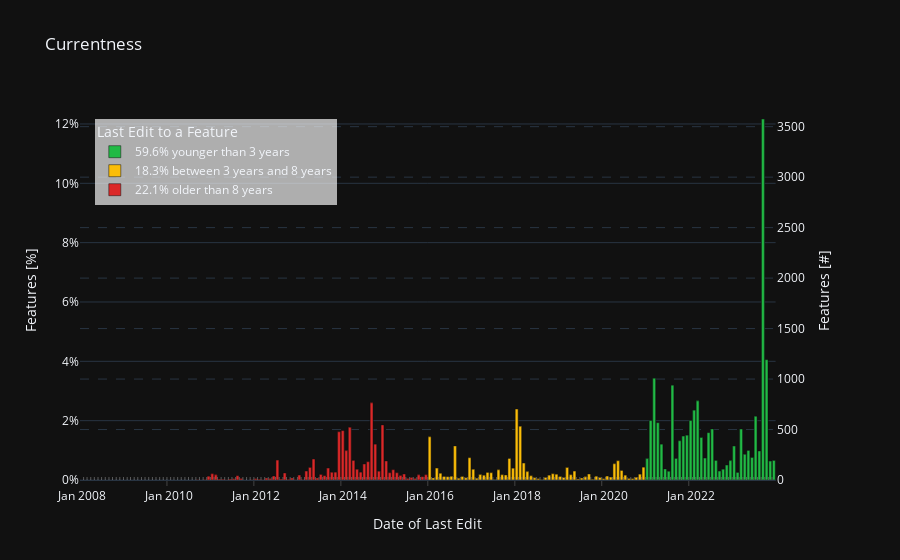

Notebook code for this chart:
### Markdown cell above
### Curretness Indicator

The Currentness indicator works well with following topics:

- Building Count (`building-count`)
- Major Roads Count (`major-roads-count`)
- Amenities (`amenities`)

### Code cell
import json

import requests
from IPython.display import SVG, display
import plotly.graph_objects as go
import plotly.io as pio


base_url = "https://oqt.ohsome.org/api"
endpoint = "/indicators"
indicator = "/currentness"
url = base_url + endpoint + indicator

with open("germany-heidelberg.geojson", "r") as file:
    bpolys = json.load(file)

headers = {"accept": "application/json"}

parameters = {
    "topic": "building-count",
    "bpolys": bpolys,
}

response = requests.post(url, headers=headers, json=parameters)
response.raise_for_status()  # Raise an Exception if HTTP Status Code is not 200

results = response.json()["result"]

# enumerate result per feature
for i, result in enumerate(results):
    # parse plotly figure
    figure = go.Figure(result["result"]["figure"])
    # display plotly figure
    display(figure)
